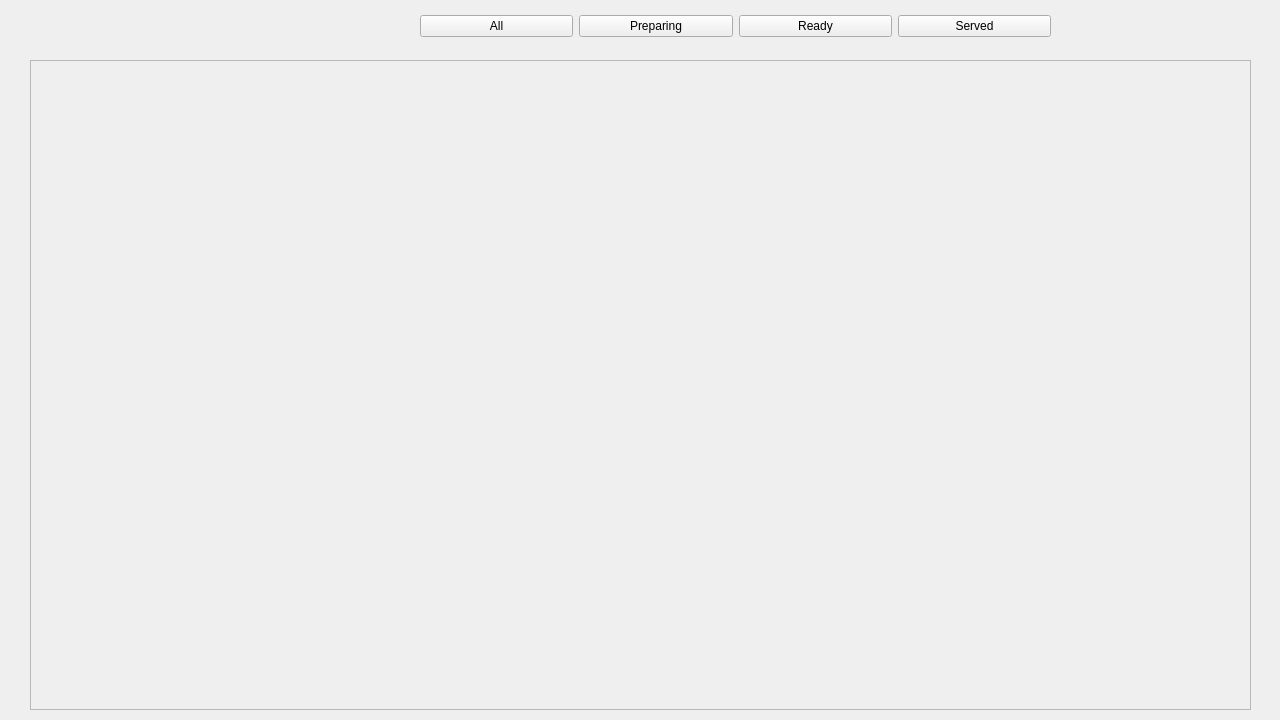
<?xml version="1.0" encoding="UTF-8"?>
<ui version="4.0">
 <class>orders</class>
 <widget class="QMainWindow" name="orders">
  <property name="geometry">
   <rect>
    <x>0</x>
    <y>0</y>
    <width>1280</width>
    <height>720</height>
   </rect>
  </property>
  <property name="windowTitle">
   <string>Orders</string>
  </property>
  <widget class="QWidget" name="centralwidget">
   <widget class="QScrollArea" name="scrollArea">
    <property name="geometry">
     <rect>
      <x>30</x>
      <y>60</y>
      <width>1221</width>
      <height>650</height>
     </rect>
    </property>
    <property name="widgetResizable">
     <bool>true</bool>
    </property>
    <widget class="QWidget" name="scrollAreaWidgetContents">
     <property name="geometry">
      <rect>
       <x>0</x>
       <y>0</y>
       <width>1219</width>
       <height>648</height>
      </rect>
     </property>
     <widget class="QWidget" name="cardContainer" native="true">
      <property name="geometry">
       <rect>
        <x>30</x>
        <y>30</y>
        <width>1161</width>
        <height>591</height>
       </rect>
      </property>
      <widget class="QLabel" name="recordLabel">
       <property name="geometry">
        <rect>
         <x>-110</x>
         <y>80</y>
         <width>721</width>
         <height>39</height>
        </rect>
       </property>
       <property name="text">
        <string/>
       </property>
      </widget>
     </widget>
    </widget>
   </widget>
   <widget class="QWidget" name="btn_widget" native="true">
    <property name="geometry">
     <rect>
      <x>60</x>
      <y>0</y>
      <width>681</width>
      <height>51</height>
     </rect>
    </property>
   </widget>
   <widget class="QWidget" name="">
    <property name="geometry">
     <rect>
      <x>420</x>
      <y>10</y>
      <width>631</width>
      <height>32</height>
     </rect>
    </property>
    <layout class="QHBoxLayout" name="horizontalLayout">
     <item>
      <widget class="QPushButton" name="btn_all">
       <property name="text">
        <string>All</string>
       </property>
      </widget>
     </item>
     <item>
      <widget class="QPushButton" name="btn_preparing">
       <property name="text">
        <string>Preparing</string>
       </property>
      </widget>
     </item>
     <item>
      <widget class="QPushButton" name="btn_ready">
       <property name="text">
        <string>Ready</string>
       </property>
      </widget>
     </item>
     <item>
      <widget class="QPushButton" name="btn_served">
       <property name="text">
        <string>Served</string>
       </property>
      </widget>
     </item>
    </layout>
   </widget>
  </widget>
 </widget>
 <resources/>
 <connections/>
</ui>
